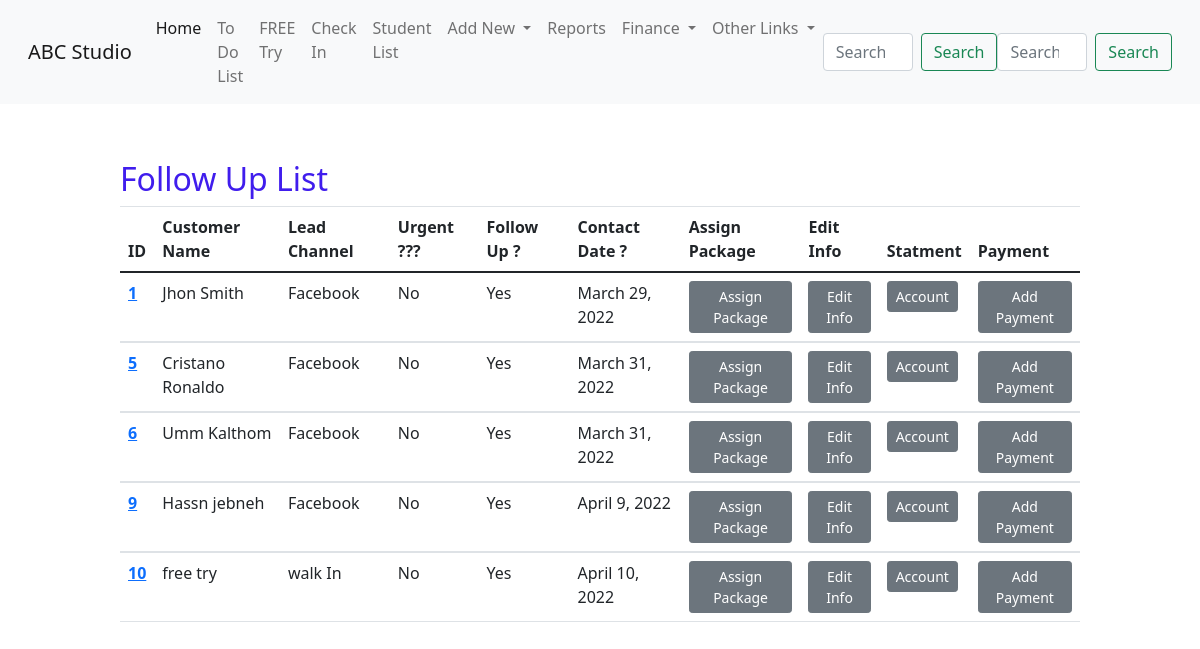
Screenshot of /customerFollowUp/ with the database file from the repository.
### student/models.py (models this page shows, shortened)
class customerInfo(models.Model):
    studentId = models.AutoField(primary_key=True)
    customerName = models.CharField(max_length=100 , unique=True)
    customerImg = models.ImageField(upload_to ='media/student/imgs/' , default='default.jpg')
    leadsChannel = models.ForeignKey(leadSource,max_length=50,on_delete=models.CASCADE)
    adsRef = models.CharField(max_length=200,blank=True)
    contactDate = models.DateField(default=datetime.now , editable=False)
    leadeAge = models.IntegerField()
    leadsLocation = models.CharField(max_length=100)
    leadsContactNumber = models.IntegerField()
    emailAddress = models.EmailField(unique=True)
    leadsComment = models.CharField(max_length=1000)
    leadsUrgent = models.BooleanField()
    Nationality = models.ForeignKey(countryList,max_length=250,on_delete=models.CASCADE)
    intersetList = models.ForeignKey(courseList,max_length=50,on_delete=models.CASCADE)
    followUp = models.BooleanField(default=True)

class leadSource(models.Model):
    sourceChannel = models.CharField(max_length=50,unique=True)
    def __str__(self) -> str:
        return f'{self.sourceChannel}'

### student/views.py (the view)
# urls.py: path('customerFollowUp/',views.customerFollowUp,name='customerFollowUp'),
def customerFollowUp(request):
    followList = customerInfo.objects.filter(followUp=True)
    context = {'followList':followList}
    return render(request,'student/customerinfo_followUp.html',context)

### student/templates/student/customerinfo_followUp.html (shortened to what this page needs)
{% extends 'student/base.html' %}
{% block content %}
    <div class="container">
      <br>
      <h2>Follow Up List</h2>
<table class="table">
  <thead>
    <tr>
      <th scope="col">ID</th>
      <th scope="col">Customer Name</th>
      <th scope="col">Lead Channel</th>
      <th scope="col">Urgent ??? </th>
      <th scope="col">Follow Up ? </th>
      <th scope="col"> Contact Date ? </th>
      <th scope="col">Assign Package</th>
      <th scope="col">Edit Info</th>
      <th scope="col">Statment</th>
      <th scope="col">Payment</th>
    </tr>
  </thead>
  {% for x in followList %}
  <tbody>
    <tr>
      <th scope="row"><a href="/student/dashBoard/{{x.studentId}}">{{x.studentId}} </th></a>
      <td>{{x.customerName}} </td>
      <td>{{x.leadsChannel}}</td>
       {% if x.leadsUrgent == True %}
      <td>Yes</td>
        {% else %}
      <td>No</td>
        {% endif %}
        {% if x.followUp == True %}
      <td>Yes</td>
         {% endif %}
      <td>{{x.contactDate}}</td>
      <td><button class="btn btn-secondary btn-sm" type="submit" onclick="location.href='{% url 'student:assignPKG' x.studentId %}'">Assign Package</button></td>
      <td><button class="btn btn-secondary btn-sm" type="submit" onclick="location.href='{% url 'student:updateView' x.studentId %}'">Edit Info</button></td>
      <td><button class="btn btn-secondary btn-sm" type="submit" onclick="location.href='{% url 'student:soa_PK' x.studentId %}'">Account</button></td>
      <td><button class="btn btn-secondary btn-sm" type="submit" onclick="location.href='{% url 'student:AddPayment' x.studentId %}'">Add Payment</button></td>
    </tr>
  </tbody>
  {% endfor %}
</table>
{% endblock %}

### student/static/student/custom.css (style rules this page uses)
h2 { color: rgb(64, 29, 237); border-radius: 2; }
.container { width: 1024px; padding: 2em; }

### rows the page displays
customerInfo: studentId "1", customerName "Jhon Smith", leadsChannel "Facebook", leadsUrgent "No", followUp "Yes", contactDate "March 29, 2022"
customerInfo: studentId "5", customerName "Cristano Ronaldo", leadsChannel "Facebook", leadsUrgent "No", followUp "Yes", contactDate "March 31, 2022"
customerInfo: studentId "6", customerName "Umm Kalthom", leadsChannel "Facebook", leadsUrgent "No", followUp "Yes", contactDate "March 31, 2022"
customerInfo: studentId "9", customerName "Hassn jebneh", leadsChannel "Facebook", leadsUrgent "No", followUp "Yes", contactDate "April 9, 2022"
customerInfo: studentId "10", customerName "free try", leadsChannel "walk In", leadsUrgent "No", followUp "Yes", contactDate "April 10, 2022"
